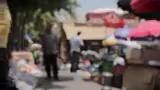
#> input picture frame 7 of SAL/modules/ss.mp4, 160 x 90 px
$ python movie_to_img.py   (older library calls are emulated)
#> lines starting #> are read from the running program, lines starting #| are printed output that depends on the picture
#!/usr/bin/env python
# -*- coding: utf-8 -*-

"""
受け取った動画に対して以下の処理を行う
1. 動画をフレーム毎に分析
2. 重心が中心に来ている画像(有効画像)を抽出、保存
3. フレーム差分から移動方向を計算 外出・帰宅を判定
*)要　pip install opencv-python
     pip install opencv-contrib-python
"""
import cv2
import time

name = "2019-12-08-18-17-10.h264"  #動画のパス名
name_fraze = "111001_" + name[:-5]
name ="ss.mp4"
cap = cv2.VideoCapture(name)  # opencvで動画を扱うための処理

# 幅
W = cap.get(cv2.CAP_PROP_FRAME_WIDTH)
# 高さ
H = cap.get(cv2.CAP_PROP_FRAME_HEIGHT)
# 総フレーム数
count = cap.get(cv2.CAP_PROP_FRAME_COUNT)
# 前フレームを格納するための変数
before = None

num = 1
min = W
frame_num = 0
judge = [0,0]

while(cap.isOpened()):  # 最終フレームまで処理を繰り返す
    ret, frame = cap.read()  # retはフレーム内か判定するためのフラグ、frameは１フレームの画像
#> frame is the input picture: shape (90, 160, 3); mean B, G, R 87.2, 91.3, 106.1
    if ret == True:  # 画像がフレーム内のものだったら
        # -----以下に画像処理を記述-----
        # frame = cv2.resize(frame, (int(frame.shape[1]/3), int(frame.shape[0]/3)))  #リサイズが必要なら追加
        # グレースケール化
        gray = cv2.cvtColor(frame, cv2.COLOR_BGR2GRAY)
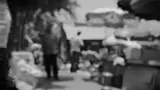
#> gray: shape (90, 160); min 0, max 235, mean 95.2
        # 変数beforeに前フレームの画像をコピー
        if before is None:
            before = gray.copy().astype('float')
            continue
        # 現フレームと前フレームの差を計算(加重平均)
        cv2.accumulateWeighted(gray, before, 0.5)
        mdframe = cv2.absdiff(gray, cv2.convertScaleAbs(before))

        # 動いているエリアとそれ以外で２値化
        thresh = cv2.threshold(mdframe, 3, 255, cv2.THRESH_BINARY)[1]
        # 輪郭データに変換
        # image, contours, hierarchy = cv2.findContours(thresh.copy(), cv2.RETR_EXTERNAL, cv2.CHAIN_APPROX_SIMPLE)  # opencvのバージョンが４以前の場合はこっち
        contours, hierarchy= cv2.findContours(thresh.copy(),cv2.RETR_TREE,cv2.CHAIN_APPROX_SIMPLE)

        max_area = 0
        target = contours[0]

        # contoursには輪郭のリストが格納されている
        for cnt in contours:
            area = cv2.contourArea(cnt)  # 輪郭の面積を求める
            # 輪郭が一番大きい & 大きさが一定値以内
            if max_area < area and area < 10000 and area > 1000:
                max_area = area;
                target = cnt

        # 十分な大きさ（面積が１０００）の動体の輪郭が見つかったとき
        if max_area >= 1000:
            # 輪郭の左上のx,y、幅、高さを代入
            x,y,w,h = cv2.boundingRect(target)
            # もし輪郭の重心が画像の中心に近かったらフレーム番号を記録
            if abs(x+w/2 - W/2) < min:
                frame_num = num
                min = abs(x+w/2 - W/2)
            # もし最後の１０フレーム以内だったら外出判定用変数に加算
            if (count - num - 1) < 10:
                judge[0] +=  x+w/2  # 重心の位置を加算
                judge[1] += 1  # 加算回数を記録

         # -----画像処理終了-----
        num += 1  #ファイル名用の変数

    else:  # 画像がフレーム外のものだったら
        break

#もし外出画像だったら
print(judge,judge[0]/judge[1])
if judge[0]/judge[1] > W/2:
    # 一番動体が画像の中心に近いフレームを指定
    cap.set(cv2.CAP_PROP_POS_FRAMES, frame_num)
    ret, frame = cap.read()
    if ret:
        cv2.imwrite("picture{:0=3}".format(frame_num)+".jpg",frame)  #画像を保存
        print("save picture{:0=3}".format(frame_num)+".jpg")   #保存画像のファイル名表示

cap.release()

$ run again, starting later in the video
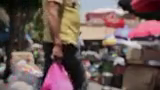
#> input picture frame 33 of SAL/modules/ss.mp4, 160 x 90 px
#> frame is the input picture: shape (90, 160, 3); mean B, G, R 85.8, 88.5, 109.1
#> `gray = cv2.cvtColor(frame, cv2.COLOR_BGR2GRAY)`:
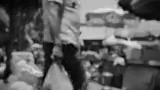
#> gray: shape (90, 160); min 1, max 229, mean 94.3

$ run again, starting later in the video
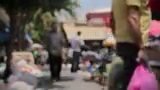
#> input picture frame 59 of SAL/modules/ss.mp4, 160 x 90 px
#> frame is the input picture: shape (90, 160, 3); mean B, G, R 84.7, 89.6, 104.5
#> `gray = cv2.cvtColor(frame, cv2.COLOR_BGR2GRAY)`:
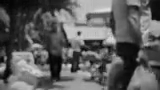
#> gray: shape (90, 160); min 1, max 224, mean 93.5
